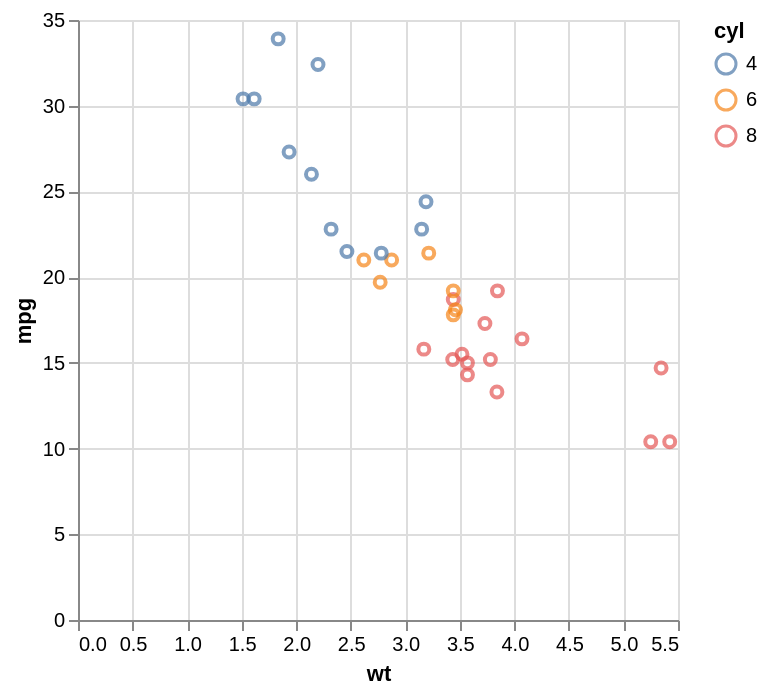

The specification (Vega-Lite) saved for this image:
### Vega-Lite specification from a JSON file in a GitHub repository (floating-point values rounded to 4 significant figures)
{"$schema": "https://vega.github.io/schema/vega-lite/v2.json", "width": 300, "height": 300, "description": "An mtcars example.", "data": {"values": [{"mpg": 21, "cyl": 6, "disp": 160, "hp": 110, "drat": 3.9, "wt": 2.62, "qsec": 16.46, "vs": 0, "am": 1, "gear": 4, "carb": 4, "_row": "Mazda RX4"}, {"mpg": 21, "cyl": 6, "disp": 160, "hp": 110, "drat": 3.9, "wt": 2.875, "qsec": 17.02, "vs": 0, "am": 1, "gear": 4, "carb": 4, "_row": "Mazda RX4 Wag"}, {"mpg": 22.8, "cyl": 4, "disp": 108, "hp": 93, "drat": 3.85, "wt": 2.32, "qsec": 18.61, "vs": 1, "am": 1, "gear": 4, "carb": 1, "_row": "Datsun 710"}, {"mpg": 21.4, "cyl": 6, "disp": 258, "hp": 110, "drat": 3.08, "wt": 3.215, "qsec": 19.44, "vs": 1, "am": 0, "gear": 3, "carb": 1, "_row": "Hornet 4 Drive"}, {"mpg": 18.7, "cyl": 8, "disp": 360, "hp": 175, "drat": 3.15, "wt": 3.44, "qsec": 17.02, "vs": 0, "am": 0, "gear": 3, "carb": 2, "_row": "Hornet Sportabout"}, {"mpg": 18.1, "cyl": 6, "disp": 225, "hp": 105, "drat": 2.76, "wt": 3.46, "qsec": 20.22, "vs": 1, "am": 0, "gear": 3, "carb": 1, "_row": "Valiant"}, {"mpg": 14.3, "cyl": 8, "disp": 360, "hp": 245, "drat": 3.21, "wt": 3.57, "qsec": 15.84, "vs": 0, "am": 0, "gear": 3, "carb": 4, "_row": "Duster 360"}, {"mpg": 24.4, "cyl": 4, "disp": 146.7, "hp": 62, "drat": 3.69, "wt": 3.19, "qsec": 20, "vs": 1, "am": 0, "gear": 4, "carb": 2, "_row": "Merc 240D"}, {"mpg": 22.8, "cyl": 4, "disp": 140.8, "hp": 95, "drat": 3.92, "wt": 3.15, "qsec": 22.9, "vs": 1, "am": 0, "gear": 4, "carb": 2, "_row": "Merc 230"}, {"mpg": 19.2, "cyl": 6, "disp": 167.6, "hp": 123, "drat": 3.92, "wt": 3.44, "qsec": 18.3, "vs": 1, "am": 0, "gear": 4, "carb": 4, "_row": "Merc 280"}, {"mpg": 17.8, "cyl": 6, "disp": 167.6, "hp": 123, "drat": 3.92, "wt": 3.44, "qsec": 18.9, "vs": 1, "am": 0, "gear": 4, "carb": 4, "_row": "Merc 280C"}, {"mpg": 16.4, "cyl": 8, "disp": 275.8, "hp": 180, "drat": 3.07, "wt": 4.07, "qsec": 17.4, "vs": 0, "am": 0, "gear": 3, "carb": 3, "_row": "Merc 450SE"}, {"mpg": 17.3, "cyl": 8, "disp": 275.8, "hp": 180, "drat": 3.07, "wt": 3.73, "qsec": 17.6, "vs": 0, "am": 0, "gear": 3, "carb": 3, "_row": "Merc 450SL"}, {"mpg": 15.2, "cyl": 8, "disp": 275.8, "hp": 180, "drat": 3.07, "wt": 3.78, "qsec": 18, "vs": 0, "am": 0, "gear": 3, "carb": 3, "_row": "Merc 450SLC"}, {"mpg": 10.4, "cyl": 8, "disp": 472, "hp": 205, "drat": 2.93, "wt": 5.25, "qsec": 17.98, "vs": 0, "am": 0, "gear": 3, "carb": 4, "_row": "Cadillac Fleetwood"}, {"mpg": 10.4, "cyl": 8, "disp": 460, "hp": 215, "drat": 3, "wt": 5.424, "qsec": 17.82, "vs": 0, "am": 0, "gear": 3, "carb": 4, "_row": "Lincoln Continental"}, {"mpg": 14.7, "cyl": 8, "disp": 440, "hp": 230, "drat": 3.23, "wt": 5.345, "qsec": 17.42, "vs": 0, "am": 0, "gear": 3, "carb": 4, "_row": "Chrysler Imperial"}, {"mpg": 32.4, "cyl": 4, "disp": 78.7, "hp": 66, "drat": 4.08, "wt": 2.2, "qsec": 19.47, "vs": 1, "am": 1, "gear": 4, "carb": 1, "_row": "Fiat 128"}, {"mpg": 30.4, "cyl": 4, "disp": 75.7, "hp": 52, "drat": 4.93, "wt": 1.615, "qsec": 18.52, "vs": 1, "am": 1, "gear": 4, "carb": 2, "_row": "Honda Civic"}, {"mpg": 33.9, "cyl": 4, "disp": 71.1, "hp": 65, "drat": 4.22, "wt": 1.835, "qsec": 19.9, "vs": 1, "am": 1, "gear": 4, "carb": 1, "_row": "Toyota Corolla"}, {"mpg": 21.5, "cyl": 4, "disp": 120.1, "hp": 97, "drat": 3.7, "wt": 2.465, "qsec": 20.01, "vs": 1, "am": 0, "gear": 3, "carb": 1, "_row": "Toyota Corona"}, {"mpg": 15.5, "cyl": 8, "disp": 318, "hp": 150, "drat": 2.76, "wt": 3.52, "qsec": 16.87, "vs": 0, "am": 0, "gear": 3, "carb": 2, "_row": "Dodge Challenger"}, {"mpg": 15.2, "cyl": 8, "disp": 304, "hp": 150, "drat": 3.15, "wt": 3.435, "qsec": 17.3, "vs": 0, "am": 0, "gear": 3, "carb": 2, "_row": "AMC Javelin"}, {"mpg": 13.3, "cyl": 8, "disp": 350, "hp": 245, "drat": 3.73, "wt": 3.84, "qsec": 15.41, "vs": 0, "am": 0, "gear": 3, "carb": 4, "_row": "Camaro Z28"}, {"mpg": 19.2, "cyl": 8, "disp": 400, "hp": 175, "drat": 3.08, "wt": 3.845, "qsec": 17.05, "vs": 0, "am": 0, "gear": 3, "carb": 2, "_row": "Pontiac Firebird"}, {"mpg": 27.3, "cyl": 4, "disp": 79, "hp": 66, "drat": 4.08, "wt": 1.935, "qsec": 18.9, "vs": 1, "am": 1, "gear": 4, "carb": 1, "_row": "Fiat X1-9"}, {"mpg": 26, "cyl": 4, "disp": 120.3, "hp": 91, "drat": 4.43, "wt": 2.14, "qsec": 16.7, "vs": 0, "am": 1, "gear": 5, "carb": 2, "_row": "Porsche 914-2"}, {"mpg": 30.4, "cyl": 4, "disp": 95.1, "hp": 113, "drat": 3.77, "wt": 1.513, "qsec": 16.9, "vs": 1, "am": 1, "gear": 5, "carb": 2, "_row": "Lotus Europa"}, {"mpg": 15.8, "cyl": 8, "disp": 351, "hp": 264, "drat": 4.22, "wt": 3.17, "qsec": 14.5, "vs": 0, "am": 1, "gear": 5, "carb": 4, "_row": "Ford Pantera L"}, {"mpg": 19.7, "cyl": 6, "disp": 145, "hp": 175, "drat": 3.62, "wt": 2.77, "qsec": 15.5, "vs": 0, "am": 1, "gear": 5, "carb": 6, "_row": "Ferrari Dino"}, {"mpg": 15, "cyl": 8, "disp": 301, "hp": 335, "drat": 3.54, "wt": 3.57, "qsec": 14.6, "vs": 0, "am": 1, "gear": 5, "carb": 8, "_row": "Maserati Bora"}, {"mpg": 21.4, "cyl": 4, "disp": 121, "hp": 109, "drat": 4.11, "wt": 2.78, "qsec": 18.6, "vs": 1, "am": 1, "gear": 4, "carb": 2, "_row": "Volvo 142E"}]}, "mark": "point", "encoding": {"x": {"field": "wt", "type": "quantitative"}, "y": {"field": "mpg", "type": "quantitative"}, "color": {"field": "cyl", "type": "nominal"}}}
